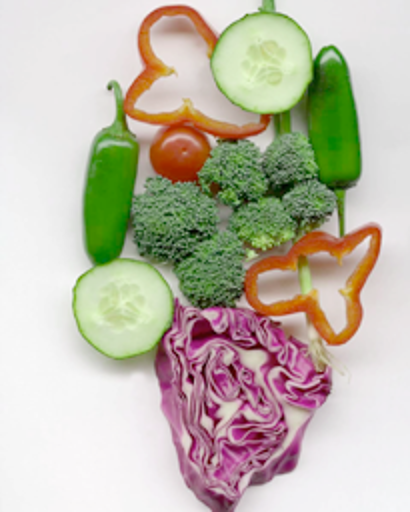
#> input picture veggy.png, 410 x 512 px, found by its file name
$ jupyter execute kmeansexample.ipynb
#> lines starting #> are read from the running program, lines starting #| are printed output that depends on the picture
# CSC467
## Module 03 Segmentation

K-means

[cell 1]
import cv2
import numpy as np
from skimage import io as io_url
from matplotlib import pyplot as plt


# Load an image
frame = io_url.imread('https://raw.githubusercontent.com/moaathalrajab/Module03_examples/refs/heads/main/veggy.png')
#> frame is the input picture: shape (512, 410, 4); mean R, G, B, A 190.9, 185.8, 169.3, 255

image = cv2.cvtColor(frame, cv2.COLOR_BGR2RGB)
# Reshape image into a 2D array of pixels
pixels = image.reshape((-1, 3))
pixels = np.float32(pixels)

# Define criteria and apply K-Means
K = 5  # Number of clusters
criteria = (cv2.TERM_CRITERIA_EPS + cv2.TERM_CRITERIA_MAX_ITER, 100, 0.2)
_, labels, centers = cv2.kmeans(pixels, K, None, criteria, 10, cv2.KMEANS_RANDOM_CENTERS)
#> centers = [[46.38, 72.09, 157.1], [118, 132.1, 148.3], [181.8, 201.5, 203], [27.06, 111.6, 59.59], [235.6, 235.4, 236.8]]

# Convert centers to uint8 and reshape image
centers = np.uint8(centers)
#> centers = [[46, 72, 157], [117, 132, 148], [181, 201, 202], [27, 111, 59], [235, 235, 236]]
segmented_image = centers[labels.flatten()].reshape(image.shape)
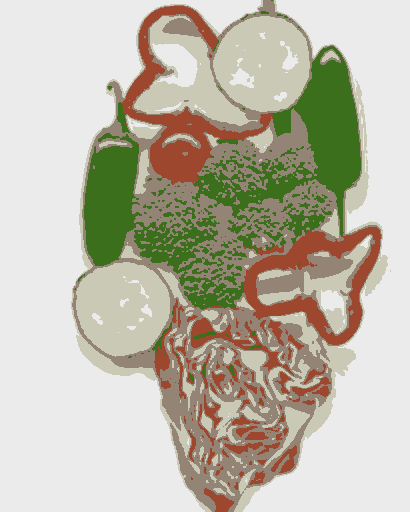
#> segmented_image: shape (512, 410, 3); mean B, G, R 168.7, 185.5, 190.2

# Show the segmented image
plt.imshow(segmented_image)

Here’s how to apply Mean Shift segmentation to an image using OpenCV.

[cell 2]
import cv2
import numpy as np
from skimage import io as io_url
from matplotlib import pyplot as plt


# Load an image
frame = io_url.imread('https://raw.githubusercontent.com/moaathalrajab/Module03_examples/refs/heads/main/veggy.png')

image = cv2.cvtColor(frame, cv2.COLOR_BGR2RGB)


image_lab = cv2.cvtColor(image, cv2.COLOR_BGR2LAB)
#> image_lab: shape (512, 410, 3); mean of channels 0, 1, 2 192.6, 128, 137.7

# Apply Mean Shift
segmented_image = cv2.pyrMeanShiftFiltering(image_lab, sp=20, sr=40)
#> segmented_image: shape (512, 410, 3); mean of channels 0, 1, 2 194.7, 127.7, 137.4

# Convert back to BGR for display
segmented_image = cv2.cvtColor(segmented_image, cv2.COLOR_LAB2BGR)
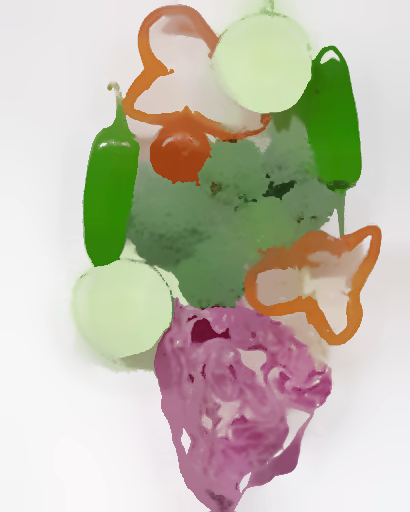
#> segmented_image: shape (512, 410, 3); mean B, G, R 172.2, 188.5, 193

# Show results
# "Original Image"
#plt.imshow(image)
#"Mean Shift Segmentation"
plt.imshow(segmented_image)

	cv2.pyrMeanShiftFiltering(image, sp, sr)
	•	sp=20: Spatial window (affects smoothing).
	•	sr=40: Color window (affects color merging).
	•	Converts the image to LAB color space to better separate colors.
	•	The result is a smooth, clustered image with similar colors merged.

Graph Cut

[cell 3]
import cv2
import numpy as np
from skimage import io as io_url
from matplotlib import pyplot as plt


# Load an image
frame = io_url.imread('https://raw.githubusercontent.com/moaathalrajab/Module03_examples/refs/heads/main/veggy.png')

image = cv2.cvtColor(frame, cv2.COLOR_BGR2RGB)

mask = np.zeros(image.shape[:2], np.uint8)

# Define background and foreground models (initialized to zero)
bgd_model = np.zeros((1, 65), np.float64)
fgd_model = np.zeros((1, 65), np.float64)

# Define a rectangle (x, y, width, height) for initial segmentation
rect = (50, 50, image.shape[1] - 100, image.shape[0] - 100)
#> rect = (50, 50, 310, 412)

# Apply Graph Cut algorithm
cv2.grabCut(image, mask, rect, bgd_model, fgd_model, 5, cv2.GC_INIT_WITH_RECT)

# Modify the mask to extract foreground
mask2 = np.where((mask == 2) | (mask == 0), 0, 1).astype("uint8")
segmented_image = image * mask2[:, :, np.newaxis]
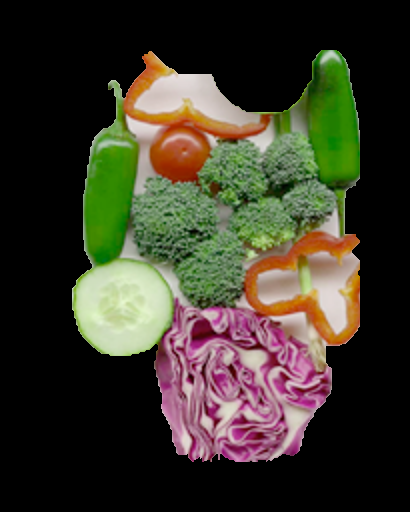
#> segmented_image: shape (512, 410, 3); mean B, G, R 41.3, 55.6, 58.7

# Display results
plt.imshow(segmented_image)
